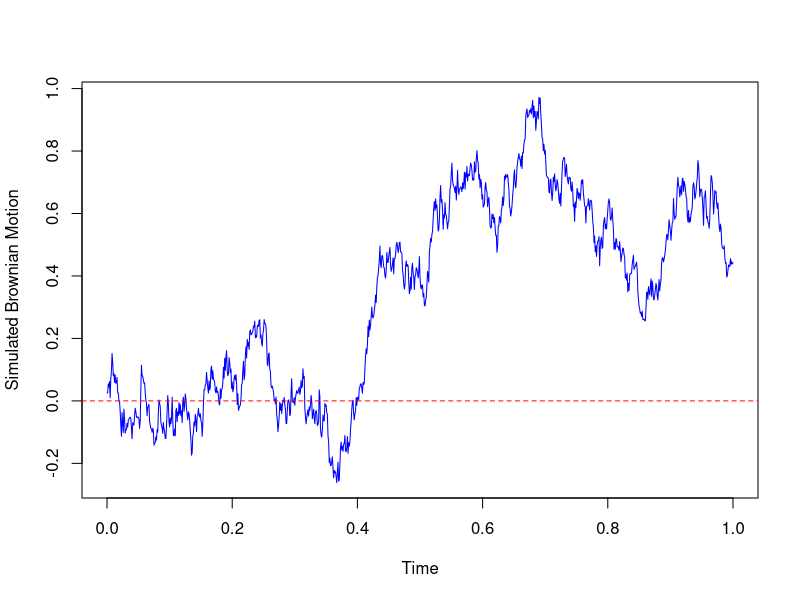

Write the R code that produced this figure. (Note: this script raises an error after producing the figure.)

#Simulation of Brownian Motion
n = 1000 #no of observed sample paths
t = 1 #time horizon, daily
t.s = seq(0,t,length = n+1) #time step
dt = t/n #change in time
Bt = sqrt(dt)*cumsum(rnorm((n+1), mean=0, sd=1))
plot(t.s, Bt, type="l",col="blue",
     xlab= "Time", ylab="Simulated Brownian Motion")

abline(h=0,lty=2,col="red") #to get a straight line


#simulation of Geometric Brownian Motion
gbm = function(n,t,S0,mu,sigma, nRepl){
  t=1 #time horizon
  t.s = seq(0,t,length=n+1) #time step
  dt = t/n #change in time
  Bt = sqrt(dt)*cumsum(rnorm((n+1),0,1))
  St = S0*exp((mu-sigma^2/2)*t.s + sigma*Bt) #the exact solution
  St #display result of GBM
}
nRepl <- 10 #no of replications
paths = gbm(n=50, S0=1,mu=2,sigma=1,nRepl=10)
plot(paths, type="l", col= cols, lty = 1,
     xlab="Time", main = "Simulation of GBM sample paths")


#Euler-Maruyama scheme
time <- seq(from=0, to=t, by=dt) #time moments in which we simulate the process
length(time) #it should be N+1
S0 <- 1
X_EM <- numeric(n+1) #vector of zeros, N+1 elements
X_EM[1] <- S0 #first element of X_EM is X0. with the for loop we find the other N elements

for(i in 1:n+1){
  X_EM[i] <- X_EM[i-1] + mu*X_EM[i-1]*dt + sigma*X_EM[i-1]*dW[i-1]
}

#plot X against time
plot(time, X_EM, type = "l", main = "GBM path with Euler-Maruyama scheme", 
     xlab = expression("t"[i]), ylab = expression("W"[t[i]]))

#plot W against time
matplot(time, cbind(X_analytic, X_EM), type = "l", main = "GBM", 
        xlab = expression("t"[i]), ylab = expression("X"[t[i]]))













